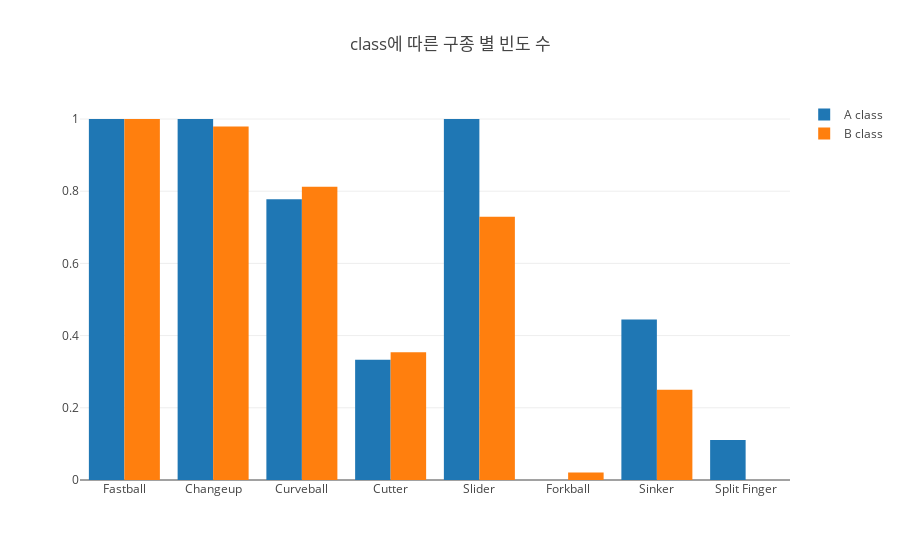

Here is the notebook cell this chart was saved with:
### Markdown cell above
#### class별 구종 별 빈도 수
- A class의 선수는 Slider와 Sinker를 더 많은 비중으로 사용한다.

### Code cell
temp = pitcher_info.groupby(['renew_10']).sum().reset_index()
cnt_by_renew_10 = pitcher_info.groupby(['renew_10'])['pitcher_name'].count()

# 재계약 여부에 따른 선수 수로 나누어 비율로 비교한다.
pitch_names = ['Fastball', 'Changeup', 'Curveball', 'Cutter','Slider', 'Forkball', 'Sinker', 'Split Finger']
temp.loc[temp.renew_10=='B class',pitch_names] = temp.loc[temp.renew_10=='B class',pitch_names] / cnt_by_renew_10.loc['B class']
temp.loc[temp.renew_10=='A class',pitch_names] = temp.loc[temp.renew_10=='A class',pitch_names] / cnt_by_renew_10.loc['A class']

# barplot
trace1 = go.Bar(
    x=pitch_names,
    y=np.array(temp.loc[temp.renew_10=='A class',pitch_names])[0],
    name='A class'
)
trace2 = go.Bar(
    x=pitch_names,
    y=np.array(temp.loc[temp.renew_10=='B class',pitch_names])[0],
    name='B class'
)
data = [trace1, trace2]
layout = go.Layout(barmode='group', title='class에 따른 구종 별 빈도 수')
fig = go.Figure(data=data, layout=layout)
plotly.offline.iplot(fig)

### Figure 1 — Plotly figure (JSON) as saved in the notebook; plotly's stock layout.template omitted (floating-point values rounded to 4 significant figures)
{"data": [{"name": "A class", "type": "bar", "uid": "b42b6ded-c681-442a-83ae-635022a3421e", "x": ["Fastball", "Changeup", "Curveball", "Cutter", "Slider", "Forkball", "Sinker", "Split Finger"], "y": [1, 1, 0.7778, 0.3333, 1, 0, 0.4444, 0.1111]}, {"name": "B class", "type": "bar", "uid": "d5f81540-1614-4d74-b016-4cc9554aafb2", "x": ["Fastball", "Changeup", "Curveball", "Cutter", "Slider", "Forkball", "Sinker", "Split Finger"], "y": [1, 0.9792, 0.8125, 0.3542, 0.7292, 0.02083, 0.25, 0]}], "layout": {"barmode": "group", "title": {"text": "class에 따른 구종 별 빈도 수"}}}
